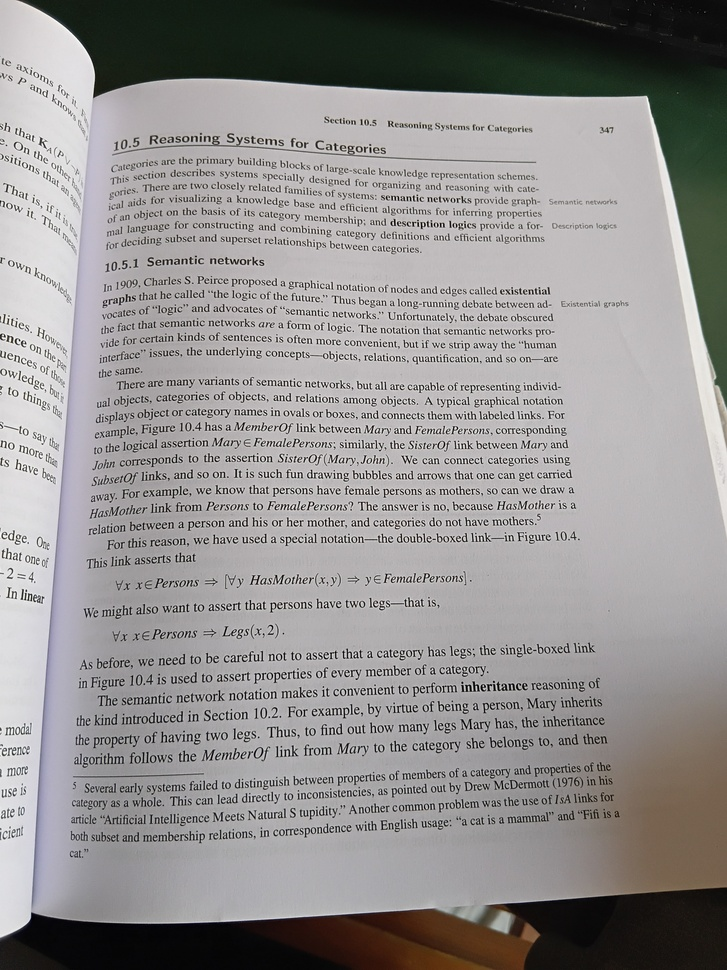
#> input picture resources/AI.jpg, 727 x 970 px, shrunk from 3060 x 4080 before the run
$ python -i prepro.py   (imports and definitions only)
#> lines starting #> are read from the running program, lines starting #| are printed output that depends on the picture; after the words box and inside, x2 and y2 are one past the last pixel; in counts of white or black regions, pixels touching at a corner belong together
import cv2
import numpy as np

def preprocessing(path):
    # Read image
#> called with path = 'resources/AI.jpg'
    image = cv2.imread(path)
#> image is the input picture: shape (970, 727, 3); mean B, G, R 144.4, 145.1, 147.4
    if image is None:
        raise ValueError("Could not read image file")

    # Convert to grayscale
    gray = cv2.cvtColor(image, cv2.COLOR_BGR2GRAY)
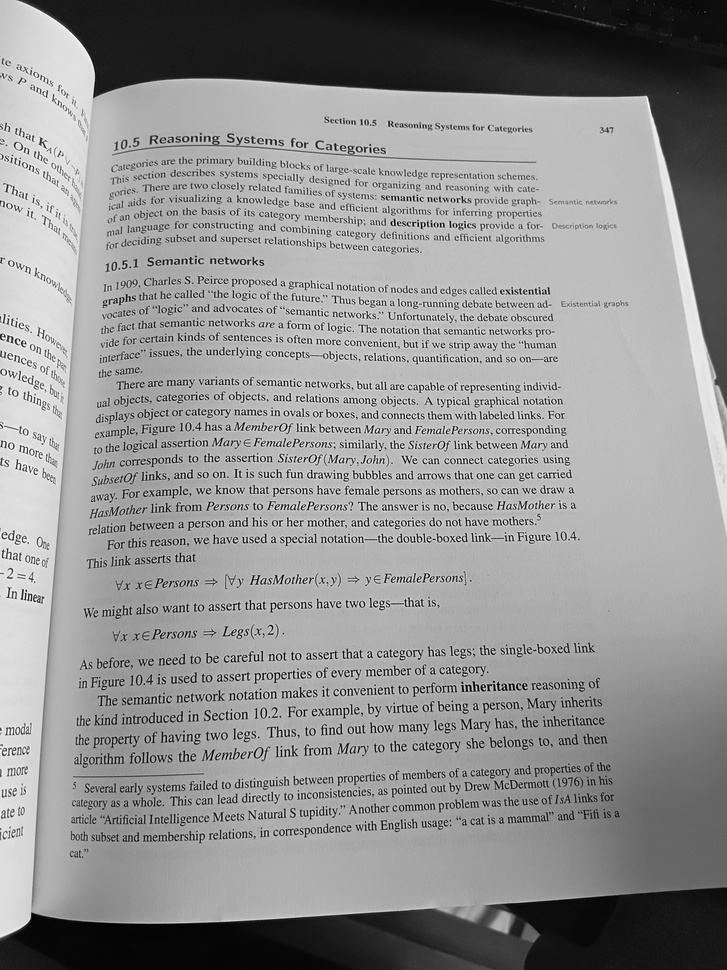
#> gray: shape (970, 727); min 0, max 255, mean 145.7

    # Noise reduction
    denoised = cv2.fastNlMeansDenoising(gray, h=10)

    # Adaptive thresholding
    binary = cv2.adaptiveThreshold(
        denoised,
        255,
        cv2.ADAPTIVE_THRESH_GAUSSIAN_C,
        cv2.THRESH_BINARY_INV,
        31,  # Increased block size
        11   # Increased constant
    )
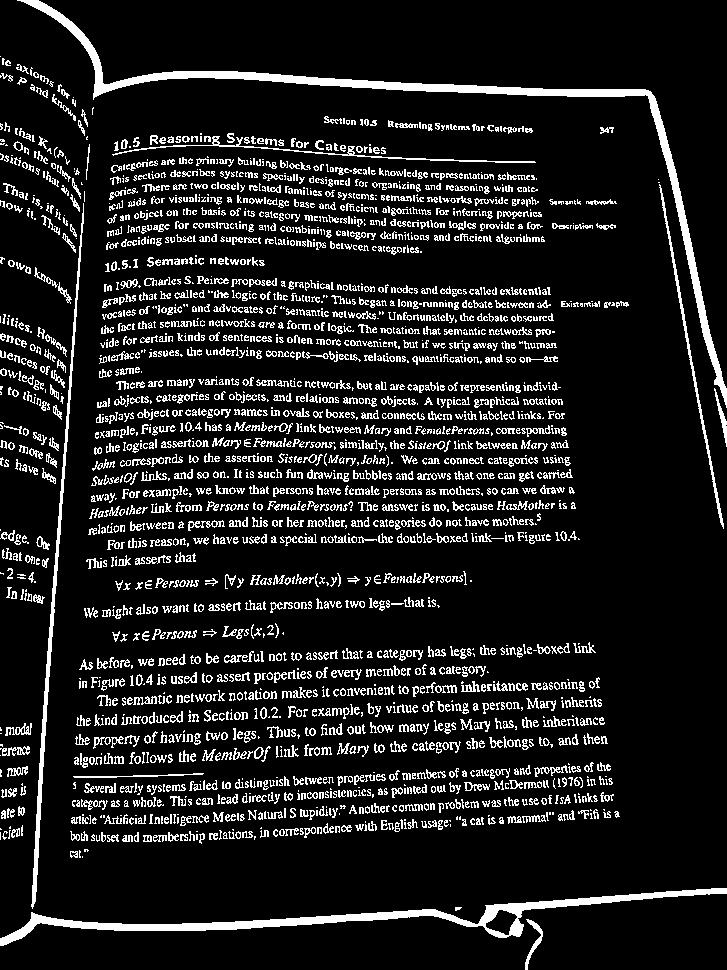
#> binary: shape (970, 727); 12.1% white in thin lines or dots

    # Morphological operations to clean up
    kernel = cv2.getStructuringElement(cv2.MORPH_RECT, (3,3))
    cleaned = cv2.morphologyEx(binary, cv2.MORPH_CLOSE, kernel)
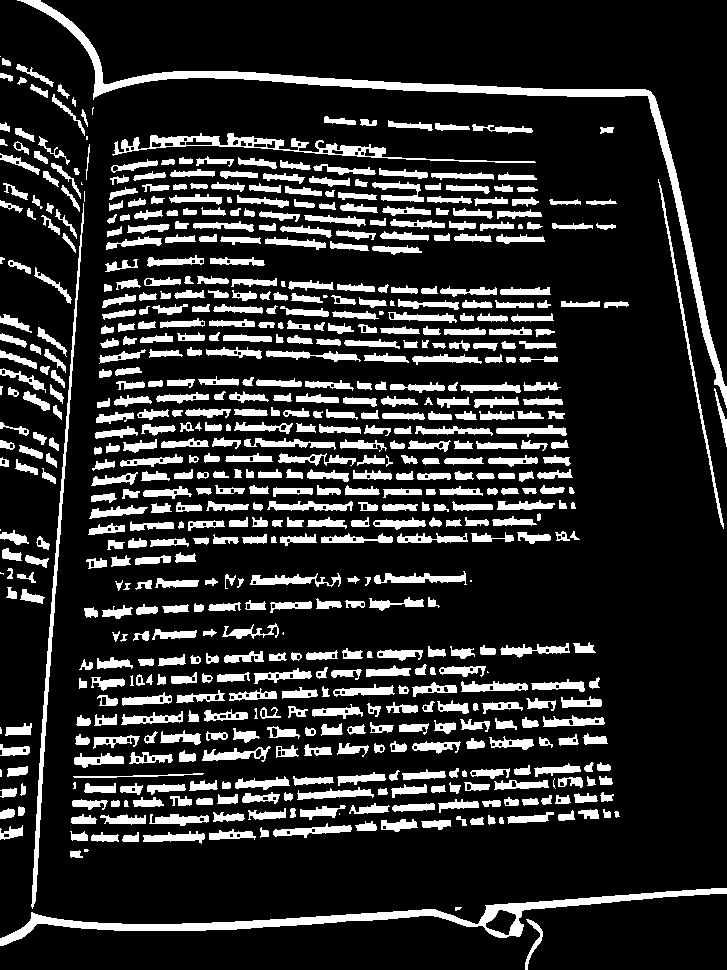
#> cleaned: shape (970, 727); 17.4% white; 642 white regions (18 under 20 px), largest, box (x1, y1, x2, y2) and area: (17, 0, 727, 408) 7604, (0, 888, 727, 946) 5759, (31, 203, 84, 909) 2383

    output_path = "preprocessed.jpg"
    cv2.imwrite(output_path, cleaned)
    return output_path

>>> result = preprocessing('resources/AI.jpg')

$ run again, on resources/Book.jpg
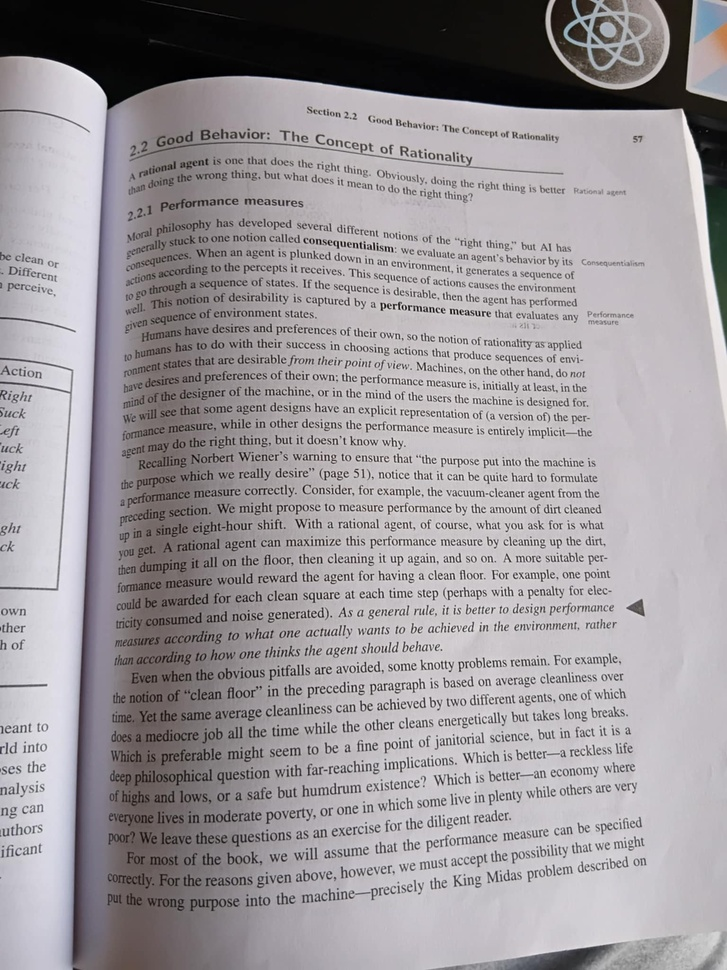
#> input picture resources/Book.jpg, 727 x 970 px, shrunk from 1536 x 2048 before the run
#> in preprocessing, image is the input picture: shape (970, 727, 3); mean B, G, R 155.2, 151.6, 156.1
#> in preprocessing, `binary = cv2.adaptiveThreshold( denoised, 255, cv2.ADAPTIVE_THRESH_GAU..`:
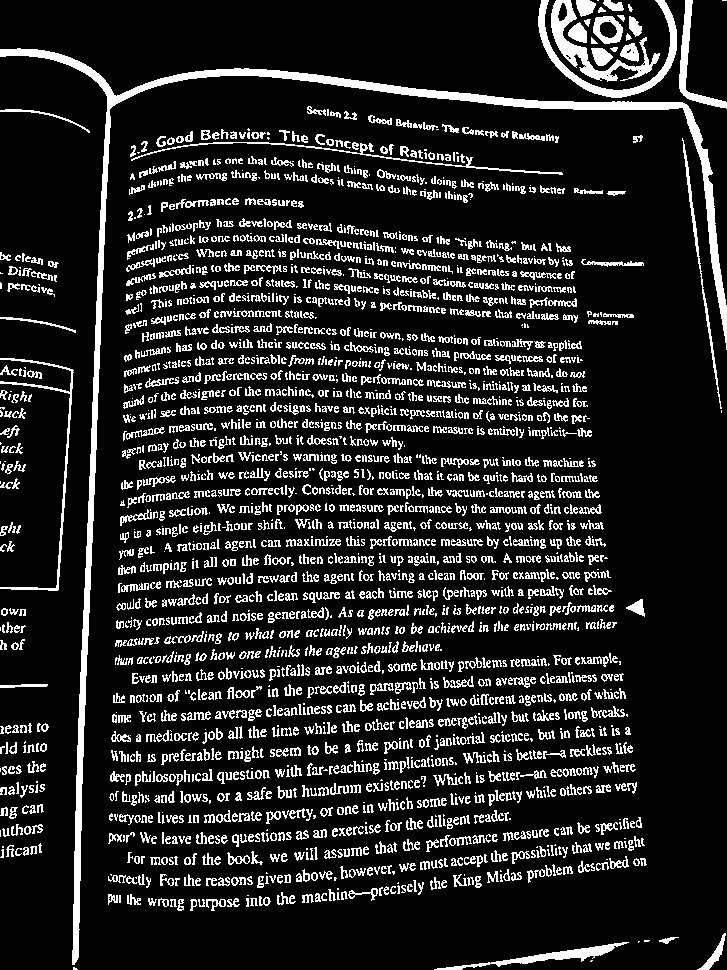
#> binary: shape (970, 727); 14.6% white in thin lines or dots
#> in preprocessing, `cleaned = cv2.morphologyEx(binary, cv2.MORPH_CLOSE, kernel)`:
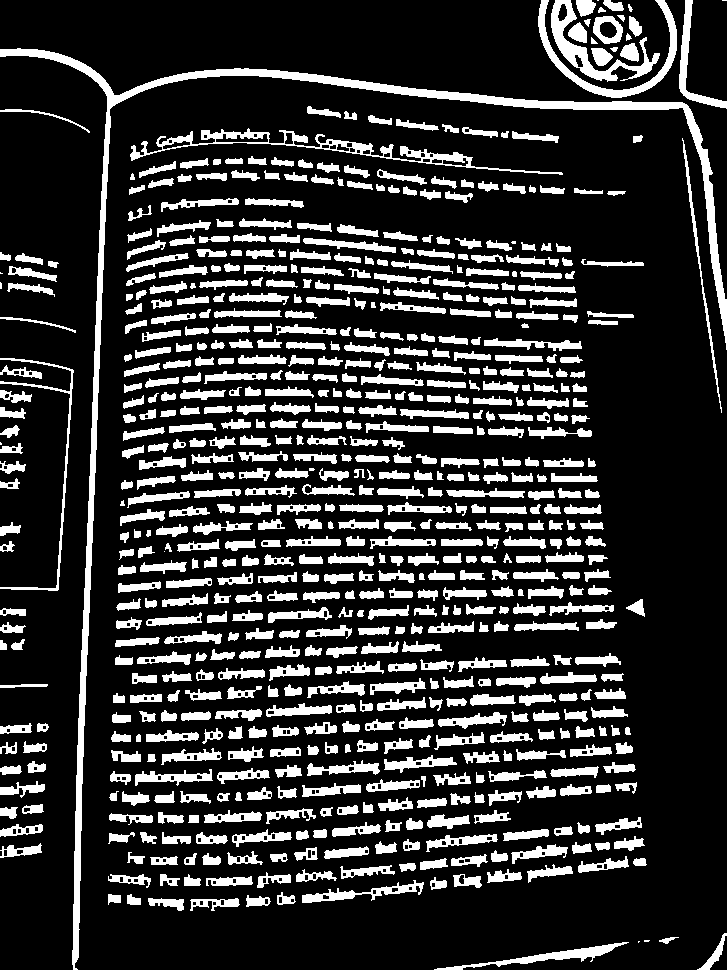
#> cleaned: shape (970, 727); 20.3% white; 686 white regions (10 under 20 px), largest, box (x1, y1, x2, y2) and area: (0, 48, 727, 970) 12464, (130, 128, 563, 175) 2690, (551, 0, 660, 82) 1935
